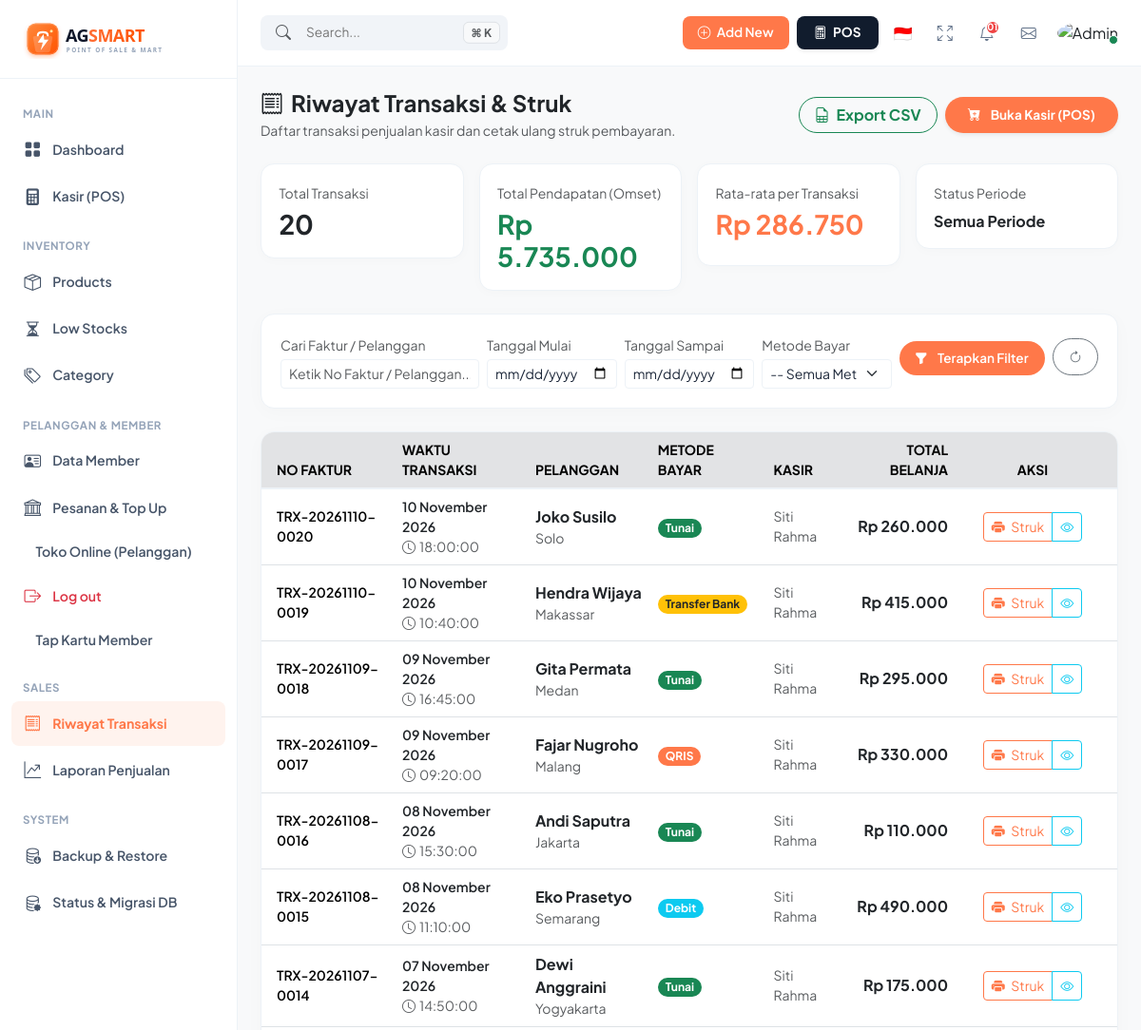
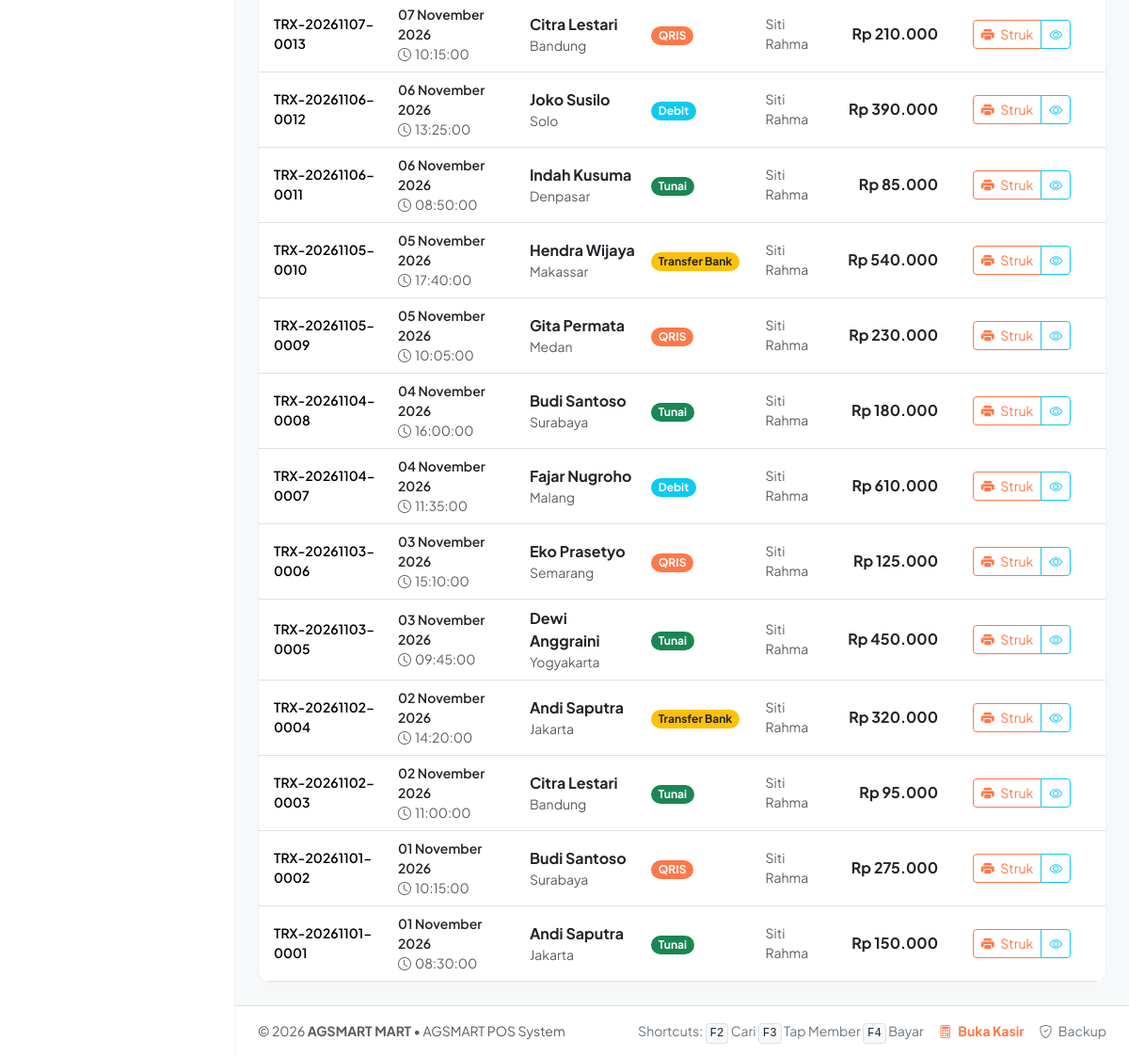
The app's page /transaksi.php (signed in) with its own data (2 pictures, top to bottom).
### tables this page shows
CREATE TABLE IF NOT EXISTS `tbl_transaksi` (
  `id_transaksi` int(11) NOT NULL AUTO_INCREMENT,
  `no_faktur` varchar(50) DEFAULT NULL,
  `tanggal` date DEFAULT NULL,
  `waktu` time DEFAULT '10:00:00',
  `id_pelanggan` int(11) DEFAULT NULL,
  `subtotal` decimal(12,2) DEFAULT 0.00,
  `diskon` decimal(12,2) DEFAULT 0.00,
  `pajak` decimal(12,2) DEFAULT 0.00,
  `total_belanja` decimal(12,2) DEFAULT NULL,
  `bayar` decimal(12,2) DEFAULT 0.00,
  `kembalian` decimal(12,2) DEFAULT 0.00,
  `metode_pembayaran` varchar(30) DEFAULT 'Tunai',
  `kasir` varchar(50) DEFAULT 'Siti Rahma (Kasir 1)',
  `catatan` varchar(255) DEFAULT NULL,
  `poin_didapat` int(11) DEFAULT 0,
  `created_at` timestamp DEFAULT CURRENT_TIMESTAMP,
  PRIMARY KEY (`id_transaksi`),
  KEY `id_pelanggan` (`id_pelanggan`),
  KEY `no_faktur` (`no_faktur`),
  CONSTRAINT `tbl_transaksi_ibfk_1` FOREIGN KEY (`id_pelanggan`) REFERENCES `tbl_pelanggan` (`id_pelanggan`) ON DELETE SET NULL
);

CREATE TABLE IF NOT EXISTS `tbl_pelanggan` (
  `id_pelanggan` int(11) NOT NULL AUTO_INCREMENT,
  `nama_pelanggan` varchar(100) DEFAULT NULL,
  `kota` varchar(50) DEFAULT NULL,
  `telepon` varchar(25) DEFAULT NULL,
  `alamat` text DEFAULT NULL,
  `no_kartu` varchar(50) DEFAULT NULL UNIQUE,
  `tipe_member` enum('Regular','Silver','Gold','Platinum') DEFAULT 'Silver',
  `diskon_member` decimal(5,2) DEFAULT 0.00,
  `poin` int(11) DEFAULT 0,
  `saldo` decimal(12,2) DEFAULT 0.00,
  `status_kartu` enum('aktif','nonaktif','blokir') DEFAULT 'aktif',
  `created_at` timestamp DEFAULT CURRENT_TIMESTAMP,
  PRIMARY KEY (`id_pelanggan`)
);

CREATE TABLE IF NOT EXISTS `tbl_pengaturan` (
  `id` int(11) NOT NULL DEFAULT 1,
  `nama_toko` varchar(100) NOT NULL DEFAULT 'AGSMART STORE',
  `slogan` varchar(150) DEFAULT 'Pusat Belanja Hemat & Terpercaya',
  `alamat` text DEFAULT 'Jl. Merdeka Raya No. 45, Sentra Niaga',
  `telepon` varchar(50) DEFAULT '0812-9876-5432',
  `email` varchar(100) DEFAULT 'kontak@agsmart.id',
  `pesan_struk` text DEFAULT 'Terima kasih atas kunjungan Anda!\nBarang yang sudah dibeli tidak dapat ditukar kecuali ada perjanjian.',
  `footer_struk` text DEFAULT 'Simpan struk ini sebagai bukti pembayaran yang sah.',
  `pajak_persen` decimal(5,2) DEFAULT 0.00,
  `lebar_struk` varchar(10) DEFAULT '58mm',
  `bank_transfer` varchar(60) DEFAULT 'BCA',
  `rekening_transfer` varchar(40) DEFAULT '1234567890',
  `pemilik_rekening` varchar(100) DEFAULT 'AGSMART STORE',
  `qris_image_url` varchar(500) DEFAULT NULL,
  `ewallet_info` varchar(500) DEFAULT NULL,
  PRIMARY KEY (`id`)
);

### config/helper.php (called while the page is built, shortened)
<?php
function formatRupiah($nominal) {
    return 'Rp ' . number_format((float)$nominal, 0, ',', '.');
}
function formatTanggalIndo($tanggal, $denganWaktu = false) {
    $bulan = [
        1 => 'Januari', 'Februari', 'Maret', 'April', 'Mei', 'Juni',
        'Juli', 'Agustus', 'September', 'Oktober', 'November', 'Desember'
    ];
    $timestamp = strtotime($tanggal);
    $tgl = date('d', $timestamp);
    $bln = $bulan[(int)date('m', $timestamp)];
    $thn = date('Y', $timestamp);
    $result = "$tgl $bln $thn";
    return $result;
}
function getPengaturan() {
    $default = [
        'nama_toko'    => 'AGSMART MART',
        'slogan'       => 'Pusat Belanja Hemat & Modern',
        'alamat'       => 'Jl. Merdeka Raya No. 45, Jawa Timur',
        'telepon'      => '0812-8888-9999',
        'email'        => 'admin@agsmart.com',
        'pesan_struk'  => 'Terima kasih telah berbelanja di AGSMART MART!',
        'footer_struk' => 'Barang yang sudah dibeli tidak dapat ditukar/dikembalikan.',
        'pajak_persen' => 0.00,
        'lebar_struk'  => '58mm',
        'bank_transfer' => 'BCA',
        'rekening_transfer' => '0008305215',
        'pemilik_rekening' => '',
        'qris_image_url' => '',
        'ewallet_info' => ''
    ];
    $db = getDB();
    try {
        $stmt = $db->query("SELECT * FROM tbl_pengaturan WHERE id = 1 LIMIT 1");
        $data = $stmt->fetch();
        $settings = array_merge($default, $data);
        return $settings;
    } catch (Exception $e) {
        return $default;
    }
}

### transaksi.php (the view, shortened to what this page needs)
<?php
require_once __DIR__ . '/config/helper.php';
$db = getDB();
$startDate = isset($_GET['start_date']) ? $_GET['start_date'] : '';
$endDate = isset($_GET['end_date']) ? $_GET['end_date'] : '';
$search = isset($_GET['search']) ? trim($_GET['search']) : '';
$transactions = [];
$totalOmset = 0;
$totalTransaksi = 0;
if ($db) {
    try {
        $query = "
            SELECT t.*, p.nama_pelanggan, p.kota
            FROM tbl_transaksi t
            LEFT JOIN tbl_pelanggan p ON t.id_pelanggan = p.id_pelanggan
            WHERE 1=1
        ";
        $params = [];
        $query .= " ORDER BY t.id_transaksi DESC";
        $stmt = $db->prepare($query);
        $stmt->execute($params);
        $transactions = $stmt->fetchAll();
        foreach ($transactions as $t) {
            $totalOmset += (float)($t['total_belanja'] ?? 0);
            $totalTransaksi++;
        }
    } catch (Exception $e) {}
}
require_once __DIR__ . '/views/header.php';
?>
<div class="container-fluid px-4 py-4">
    <div class="d-flex flex-wrap align-items-center justify-content-between gap-3 mb-4">
        <div>
            <h4 class="fw-bold text-dark mb-1 d-flex align-items-center gap-2">
                <i class="bi bi-receipt text-primary-orange"></i> Riwayat Transaksi &amp; Struk
            </h4>
            <p class="text-muted small mb-0">Daftar transaksi penjualan kasir dan cetak ulang struk pembayaran.</p>
        </div>
        <div class="d-flex gap-2">
            <a href="transaksi.php?export=csv" class="btn btn-outline-success rounded-pill px-3 fw-bold small">
                <i class="bi bi-file-earmark-spreadsheet me-1"></i> Export CSV
            </a>
            <a href="pos.php" class="btn topbar-btn-orange rounded-pill px-4 fw-bold shadow-sm">
                <i class="bi bi-cart-plus-fill me-1"></i> Buka Kasir (POS)
            </a>
        </div>
    </div>
    <div class="row g-3 mb-4">
        <div class="col-sm-6 col-xl-3">
            <div class="sub-stat-card">
                <span class="text-muted small">Total Transaksi</span>
                <h3 class="fw-bold text-dark mb-0 font-mono mt-1"><?= number_format($totalTransaksi, 0, ',', '.') ?></h3>
            </div>
        </div>
        <div class="col-sm-6 col-xl-3">
            <div class="sub-stat-card">
                <span class="text-muted small">Total Pendapatan (Omset)</span>
                <h3 class="fw-bold text-success mb-0 font-mono mt-1"><?= formatRupiah($totalOmset) ?></h3>
            </div>
        </div>
        <div class="col-sm-6 col-xl-3">
            <div class="sub-stat-card">
                <span class="text-muted small">Rata-rata per Transaksi</span>
                <h3 class="fw-bold font-mono mt-1" style="color: #ff7849;">
                    <?= $totalTransaksi > 0 ? formatRupiah($totalOmset / $totalTransaksi) : 'Rp 0' ?>
                </h3>
            </div>
        </div>
        <div class="col-sm-6 col-xl-3">
            <div class="sub-stat-card">
                <span class="text-muted small">Status Periode</span>
                <h6 class="fw-bold text-dark mb-0 mt-2"><?= $startDate ? "$startDate s/d $endDate" : 'Semua Periode' ?></h6>
            </div>
        </div>
    </div>
    <div class="retail-card mb-4">
        <form method="GET" class="row g-2 align-items-center">
            <div class="col-md-3">
                <label class="form-label small text-muted mb-1">Cari Faktur / Pelanggan</label>
                <input type="text" name="search" class="form-control form-control-sm" placeholder="Ketik No Faktur / Pelanggan..." value="<?= htmlspecialchars($search) ?>">
            </div>
            <div class="col-md-2">
                <label class="form-label small text-muted mb-1">Tanggal Mulai</label>
                <input type="date" name="start_date" class="form-control form-control-sm" value="<?= htmlspecialchars($startDate) ?>">
            </div>
            <div class="col-md-2">
                <label class="form-label small text-muted mb-1">Tanggal Sampai</label>
                <input type="date" name="end_date" class="form-control form-control-sm" value="<?= htmlspecialchars($endDate) ?>">
            </div>
            <div class="col-md-2">
                <label class="form-label small text-muted mb-1">Metode Bayar</label>
                <select name="metode" class="form-select form-select-sm">
                    <option value="">-- Semua Metode --</option>
                </select>
            </div>
            <div class="col-md-3 d-flex align-items-end gap-2 mt-3 mt-md-0">
                <button type="submit" class="btn btn-sm topbar-btn-orange flex-fill rounded-pill py-2">
                    <i class="bi bi-funnel-fill me-1"></i> Terapkan Filter
                </button>
                <a href="transaksi.php" class="btn btn-sm btn-outline-secondary rounded-pill py-2 px-3" title="Reset Filter">
                    <i class="bi bi-arrow-clockwise"></i>
                </a>
            </div>
        </form>
    </div>
    <div class="retail-card p-0 overflow-hidden">
        <div class="table-responsive">
            <table class="table table-hover mb-0 align-middle">
                <thead class="table-secondary text-muted small text-uppercase">
                    <tr>
                        <th class="ps-3" style="width: 140px;">No Faktur</th>
                        <th>Waktu Transaksi</th>
                        <th>Pelanggan</th>
                        <th>Metode Bayar</th>
                        <th>Kasir</th>
                        <th class="text-end">Total Belanja</th>
                        <th class="text-center pe-3" style="width: 170px;">Aksi</th>
                    </tr>
                </thead>
                <tbody>
                    <?php if (empty($transactions)): ?>
                        <tr>
                            <td colspan="7" class="text-center py-5 text-muted">
                                <i class="bi bi-receipt fs-1 d-block mb-2"></i>
                                Tidak ada data transaksi yang ditemukan.
                            </td>
                        </tr>
                    <?php else: ?>
                        <?php foreach ($transactions as $t):
                            $metodeItem = $t['metode_pembayaran'] ?? 'Tunai';
                            $badgeColor = 'bg-secondary';
                            if ($metodeItem === 'Tunai') $badgeColor = 'bg-success text-white';
                            elseif ($metodeItem === 'QRIS') $badgeColor = 'bg-primary text-white';
                            elseif ($metodeItem === 'Transfer Bank') $badgeColor = 'bg-warning text-dark';
                            elseif ($metodeItem === 'Debit') $badgeColor = 'bg-info text-white';
                            elseif ($metodeItem === 'Saldo Member') $badgeColor = 'bg-warning text-dark';
                            $noFaktur = ($t['no_faktur'] ?? '') ?: ('TRX-' . str_pad($t['id_transaksi'], 4, '0', STR_PAD_LEFT));
                            $waktuTrx = $t['waktu'] ?? '-';
                            $namaCust = $t['nama_pelanggan'] ?? 'Pelanggan Umum';
                            $kotaCust = $t['kota'] ?? '-';
                            $kasirName = $t['kasir'] ?? 'Kasir 1';
                        ?>
                            <tr>
                                <td class="ps-3 font-mono fw-semibold small text-primary-orange">
                                    <?= htmlspecialchars($noFaktur) ?>
                                </td>
                                <td>
                                    <div class="text-dark small fw-semibold"><?= formatTanggalIndo($t['tanggal'] ?? '') ?></div>
                                    <div class="text-muted small font-mono"><i class="bi bi-clock me-1"></i><?= htmlspecialchars($waktuTrx) ?></div>
                                </td>
                                <td>
                                    <div class="fw-bold text-dark"><?= htmlspecialchars($namaCust) ?></div>
                                    <div class="text-muted small"><?= htmlspecialchars($kotaCust) ?></div>
                                </td>
                                <td>
                                    <span class="badge <?= $badgeColor ?> px-2 py-1 rounded-pill small">
                                        <?= htmlspecialchars($metodeItem) ?>
                                    </span>
                                </td>
                                <td class="text-muted small">
                                    <?= htmlspecialchars($kasirName) ?>
                                </td>
                                <td class="text-end font-mono fw-bold text-dark fs-6">
                                    <?= formatRupiah($t['total_belanja'] ?? 0) ?>
                                </td>
                                <td class="text-center pe-3">
                                    <div class="btn-group btn-group-sm">
                                        <button type="button" class="btn btn-outline-primary" title="Cetak Struk" onclick="loadAndPrintReceipt(<?= $t['id_transaksi'] ?>)">
                                            <i class="bi bi-printer-fill me-1"></i> Struk
                                        </button>
                                        <button type="button" class="btn btn-outline-info" title="Lihat Rincian Item" onclick="loadAndPrintReceipt(<?= $t['id_transaksi'] ?>)">
                                            <i class="bi bi-eye"></i>
                                        </button>
                                    </div>
                                </td>
                            </tr>
                        <?php endforeach; ?>
                    <?php endif; ?>
                </tbody>
            </table>
        </div>
    </div>
</div>
<?php require_once __DIR__ . '/views/footer.php'; ?>

### views/footer.php (shortened to what this page needs)
        <footer class="footer mt-auto py-3 border-top bg-white text-muted small">
            <div class="container-fluid px-4 d-flex flex-wrap align-items-center justify-content-between gap-2">
                <div class="d-flex align-items-center gap-2">
                    <span>&copy; <?= date('Y') ?> <b><?= htmlspecialchars($pengaturan['nama_toko']) ?></b> &bull; AGSMART POS System</span>
                </div>
                <div class="d-flex align-items-center gap-3">
                    <span class="d-none d-md-inline text-secondary">Shortcuts:
                        <kbd class="bg-light border text-dark px-1">F2</kbd> Cari
                        <kbd class="bg-light border text-dark px-1">F3</kbd> Tap Member
                        <kbd class="bg-light border text-dark px-1">F4</kbd> Bayar
                    </span>
                    <a href="pos.php" class="text-secondary text-decoration-none fw-bold" style="color: #ff7849 !important;">
                        <i class="bi bi-calculator me-1"></i> Buka Kasir
                    </a>
                    <a href="backup_restore.php" class="text-secondary text-decoration-none">
                        <i class="bi bi-shield-check me-1"></i> Backup
                    </a>
                </div>
            </div>
        </footer>
    </div>
</div>
<div class="toast-container position-fixed bottom-0 end-0 p-3" style="z-index: 9999;">
</div>
</body>
</html>

### records on screen
tbl_transaksi: no_faktur "TRX-20261110-0020", tanggal "10 November 2026", waktu "18:00:00", id_pelanggan.nama_pelanggan "Joko Susilo", id_pelanggan.kota "Solo", metode_pembayaran "Tunai", kasir "Siti Rahma", total_belanja "Rp 260.000"
tbl_transaksi: no_faktur "TRX-20261110-0019", tanggal "10 November 2026", waktu "10:40:00", id_pelanggan.nama_pelanggan "Hendra Wijaya", id_pelanggan.kota "Makassar", metode_pembayaran "Transfer Bank", kasir "Siti Rahma", total_belanja "Rp 415.000"
tbl_transaksi: no_faktur "TRX-20261109-0018", tanggal "09 November 2026", waktu "16:45:00", id_pelanggan.nama_pelanggan "Gita Permata", id_pelanggan.kota "Medan", metode_pembayaran "Tunai", kasir "Siti Rahma", total_belanja "Rp 295.000"
tbl_transaksi: no_faktur "TRX-20261109-0017", tanggal "09 November 2026", waktu "09:20:00", id_pelanggan.nama_pelanggan "Fajar Nugroho", id_pelanggan.kota "Malang", metode_pembayaran "QRIS", kasir "Siti Rahma", total_belanja "Rp 330.000"
tbl_transaksi: no_faktur "TRX-20261108-0016", tanggal "08 November 2026", waktu "15:30:00", id_pelanggan.nama_pelanggan "Andi Saputra", id_pelanggan.kota "Jakarta", metode_pembayaran "Tunai", kasir "Siti Rahma", total_belanja "Rp 110.000"
tbl_transaksi: no_faktur "TRX-20261108-0015", tanggal "08 November 2026", waktu "11:10:00", id_pelanggan.nama_pelanggan "Eko Prasetyo", id_pelanggan.kota "Semarang", metode_pembayaran "Debit", kasir "Siti Rahma", total_belanja "Rp 490.000"
tbl_transaksi: no_faktur "TRX-20261107-0014", tanggal "07 November 2026", waktu "14:50:00", id_pelanggan.nama_pelanggan "Dewi Anggraini", id_pelanggan.kota "Yogyakarta", metode_pembayaran "Tunai", kasir "Siti Rahma", total_belanja "Rp 175.000"
tbl_transaksi: no_faktur "TRX-20261107-0013", tanggal "07 November 2026", waktu "10:15:00", id_pelanggan.nama_pelanggan "Citra Lestari", id_pelanggan.kota "Bandung", metode_pembayaran "QRIS", kasir "Siti Rahma", total_belanja "Rp 210.000"
tbl_transaksi: no_faktur "TRX-20261106-0012", tanggal "06 November 2026", waktu "13:25:00", id_pelanggan.nama_pelanggan "Joko Susilo", id_pelanggan.kota "Solo", metode_pembayaran "Debit", kasir "Siti Rahma", total_belanja "Rp 390.000"
tbl_transaksi: no_faktur "TRX-20261106-0011", tanggal "06 November 2026", waktu "08:50:00", id_pelanggan.nama_pelanggan "Indah Kusuma", id_pelanggan.kota "Denpasar", metode_pembayaran "Tunai", kasir "Siti Rahma", total_belanja "Rp 85.000"
tbl_transaksi: no_faktur "TRX-20261105-0010", tanggal "05 November 2026", waktu "17:40:00", id_pelanggan.nama_pelanggan "Hendra Wijaya", id_pelanggan.kota "Makassar", metode_pembayaran "Transfer Bank", kasir "Siti Rahma", total_belanja "Rp 540.000"
tbl_transaksi: no_faktur "TRX-20261105-0009", tanggal "05 November 2026", waktu "10:05:00", id_pelanggan.nama_pelanggan "Gita Permata", id_pelanggan.kota "Medan", metode_pembayaran "QRIS", kasir "Siti Rahma", total_belanja "Rp 230.000"
tbl_transaksi: no_faktur "TRX-20261104-0008", tanggal "04 November 2026", waktu "16:00:00", id_pelanggan.nama_pelanggan "Budi Santoso", id_pelanggan.kota "Surabaya", metode_pembayaran "Tunai", kasir "Siti Rahma", total_belanja "Rp 180.000"
tbl_transaksi: no_faktur "TRX-20261104-0007", tanggal "04 November 2026", waktu "11:35:00", id_pelanggan.nama_pelanggan "Fajar Nugroho", id_pelanggan.kota "Malang", metode_pembayaran "Debit", kasir "Siti Rahma", total_belanja "Rp 610.000"
tbl_transaksi: no_faktur "TRX-20261103-0006", tanggal "03 November 2026", waktu "15:10:00", id_pelanggan.nama_pelanggan "Eko Prasetyo", id_pelanggan.kota "Semarang", metode_pembayaran "QRIS", kasir "Siti Rahma", total_belanja "Rp 125.000"
tbl_transaksi: no_faktur "TRX-20261103-0005", tanggal "03 November 2026", waktu "09:45:00", id_pelanggan.nama_pelanggan "Dewi Anggraini", id_pelanggan.kota "Yogyakarta", metode_pembayaran "Tunai", kasir "Siti Rahma", total_belanja "Rp 450.000"
tbl_transaksi: no_faktur "TRX-20261102-0004", tanggal "02 November 2026", waktu "14:20:00", id_pelanggan.nama_pelanggan "Andi Saputra", id_pelanggan.kota "Jakarta", metode_pembayaran "Transfer Bank", kasir "Siti Rahma", total_belanja "Rp 320.000"
tbl_transaksi: no_faktur "TRX-20261102-0003", tanggal "02 November 2026", waktu "11:00:00", id_pelanggan.nama_pelanggan "Citra Lestari", id_pelanggan.kota "Bandung", metode_pembayaran "Tunai", kasir "Siti Rahma", total_belanja "Rp 95.000"
tbl_transaksi: no_faktur "TRX-20261101-0002", tanggal "01 November 2026", waktu "10:15:00", id_pelanggan.nama_pelanggan "Budi Santoso", id_pelanggan.kota "Surabaya", metode_pembayaran "QRIS", kasir "Siti Rahma", total_belanja "Rp 275.000"
tbl_transaksi: no_faktur "TRX-20261101-0001", tanggal "01 November 2026", waktu "08:30:00", id_pelanggan.nama_pelanggan "Andi Saputra", id_pelanggan.kota "Jakarta", metode_pembayaran "Tunai", kasir "Siti Rahma", total_belanja "Rp 150.000"
tbl_pengaturan: nama_toko "AGSMART MART"

### other values on screen
$totalTransaksi "20"
formatRupiah($totalOmset) "Rp 5.735.000"
formatRupiah($totalOmset / $totalTransaksi) "Rp 286.750"
